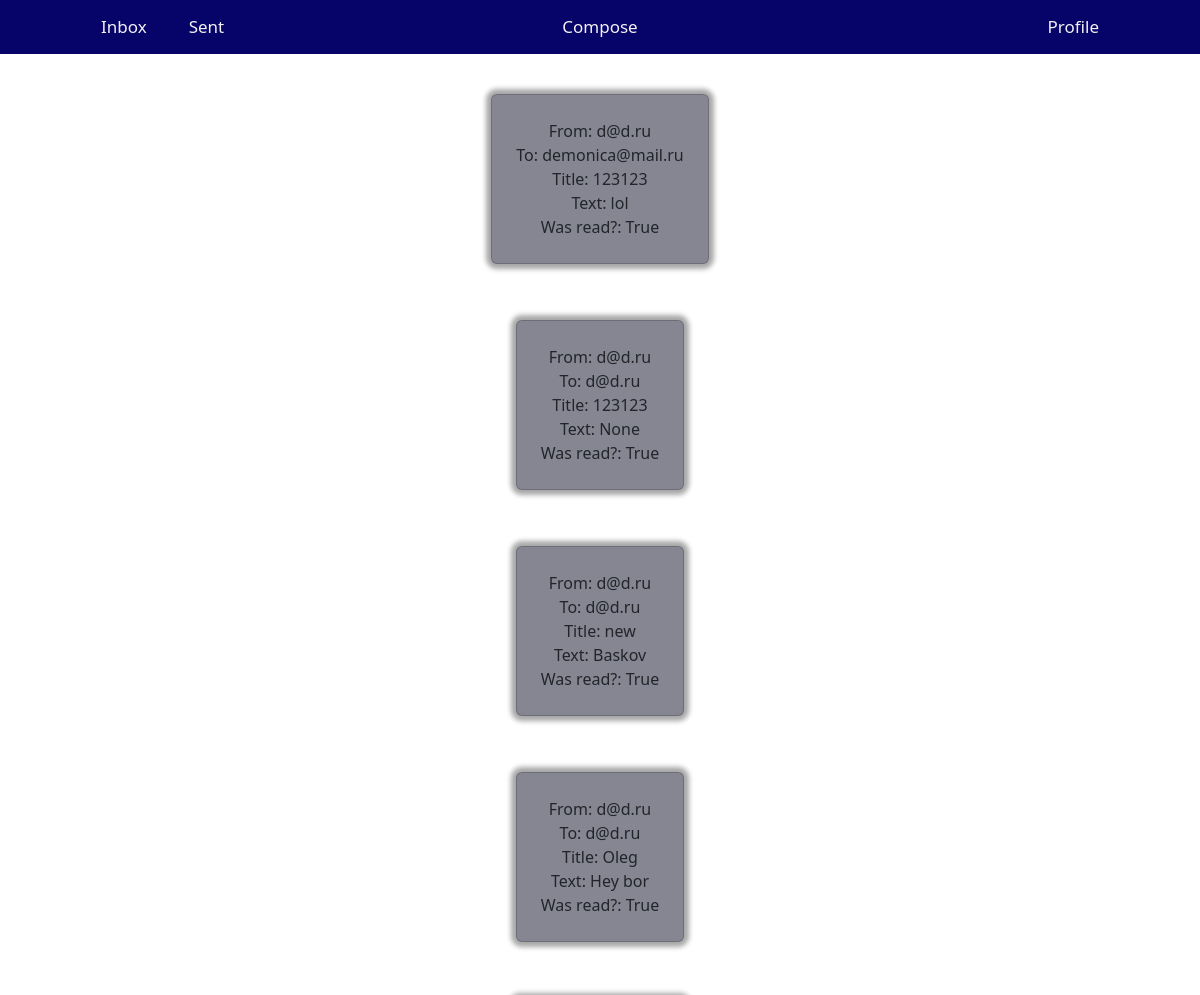
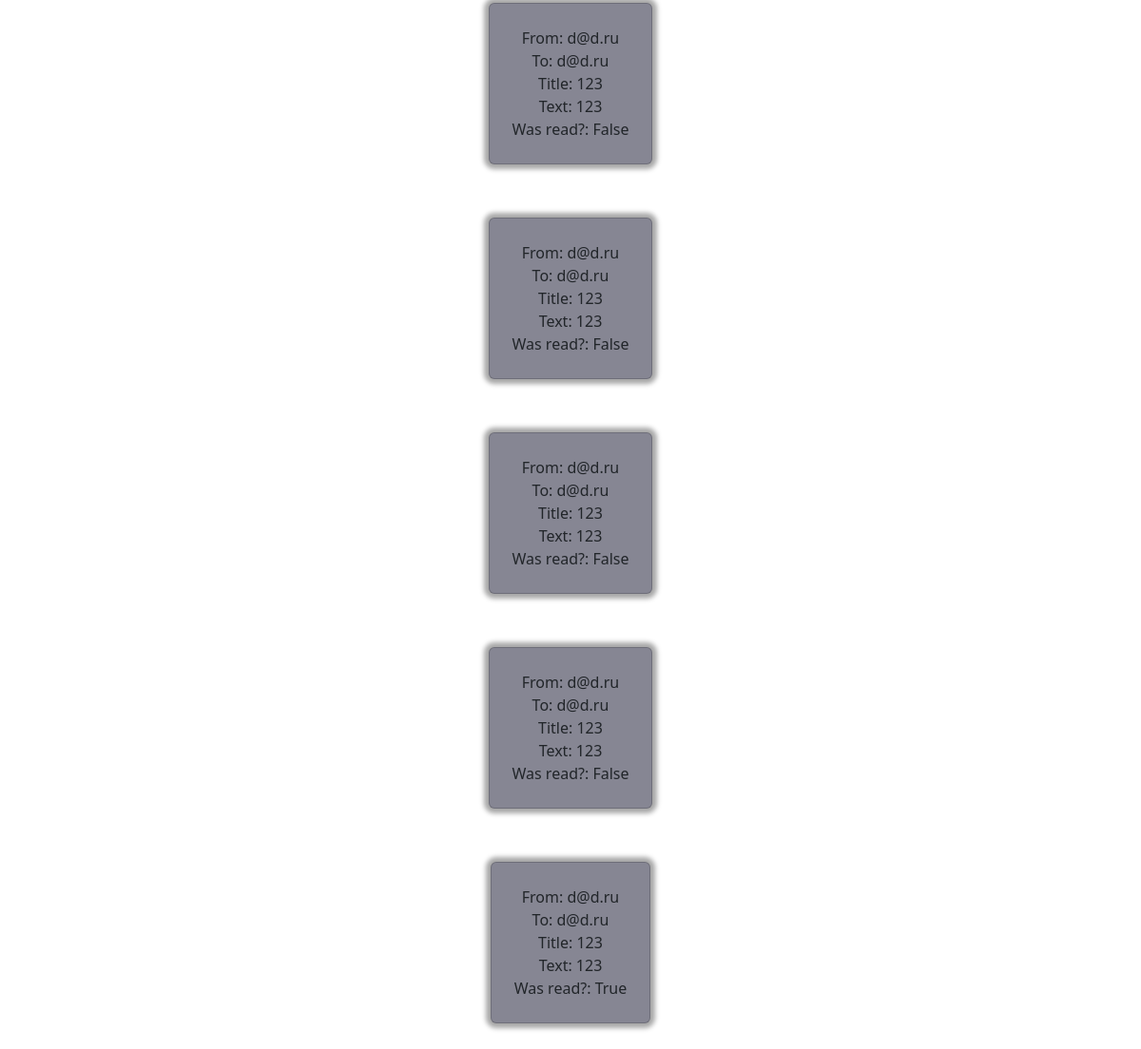
Page /mails/sent (signed in) on the earlier database version (2 pictures, top to bottom).
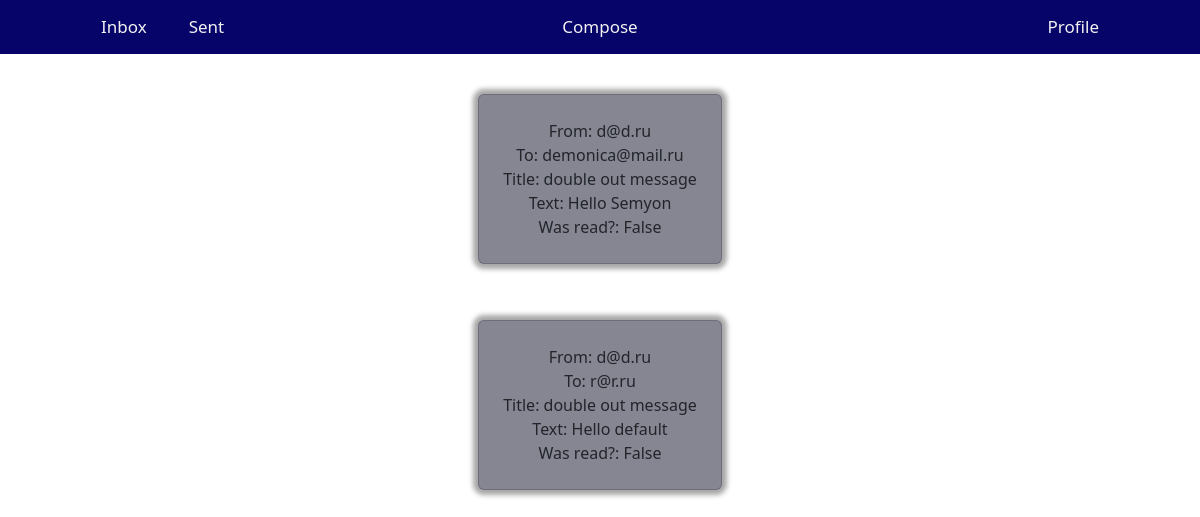
Same page on the later database version.
### mails/models.py (models this page shows, shortened)
class Mail(models.Model):
    sender = models.ForeignKey(User, on_delete=models.CASCADE, related_name="sender")
    receiver = models.ForeignKey(User, on_delete=models.CASCADE, related_name="receiver")
    title = models.CharField(max_length=200)
    text = models.CharField(max_length=5000, blank=True, null=True)
    was_read = models.BooleanField(default=False)
    def get_info(self):
        mail_info = [f"From: {self.sender}",
                     f"To: {self.receiver}",
                     f"Title: {self.title}",
                     f"Text: {self.text}",
                     f"Was read?: {self.was_read}"]
        return mail_info

### mails/views.py (the view)
# urls.py: path('sent', views.SentMailsPage.as_view(), name='sent'),
class SentMailsPage(generic.ListView):
    template_name = 'mails/inbox.html'
    context_object_name = 'sent'
    def get(self, request):
        try:
            mails = Mail.objects.all().filter(sender_id=request.user.id)
            mails = fullfill_mails(mails)
        except Mail.DoesNotExist:
            mails = []
        return render(request, self.template_name, {'mails': mails})

### mails/views.py (called while the page is built)
def fullfill_mails(mails):
    regex = r"[%]\b.*\b[%]"
    for mail in mails:
        if re.search(regex, str(mail.text)):
            mail.text = mail.text.replace("%first_name%", mail.receiver.first_name or "default")
            mail.text = mail.text.replace("%last_name%", mail.receiver.last_name or "default")
            mail.text = mail.text.replace("%birthday%", str(mail.receiver.birth_date) or "default")
        if re.search(regex, str(mail.title)):
            mail.title = mail.title.replace("%first_name%", mail.receiver.first_name or "default")
            mail.title = mail.title.replace("%last_name%", mail.receiver.last_name or "default")
            mail.title = mail.title.replace("%birthday%", str(mail.receiver.birth_date) or "default")
    return mails

### mails/templates/mails/inbox.html (shortened to what this page needs)
{% extends "base.html" %}
{% load static %}
{% block content %}
    {% for mail in mails %}
        <div class="container mt-4 mb-4 p-3 d-flex justify-content-center" onclick='location.href="{% url 'mails:detail' mail.id %}";'>
            <div class="card p-4">
                <div class=" image d-flex flex-column justify-content-center align-items-center">
                    {% for info_part in mail.get_info %}
                        <span>{{ info_part }}</span>
                    {% endfor %}
                </div>
            </div>
        </div>
    {% endfor %}
{% endblock %}

Differences in the rows shown:
removed Mail: get_info "From: d@d.ru" "To: demonica@mail.ru" "Title: 123123" "Text: lol" "Was read?: True"
removed Mail: get_info "From: d@d.ru" "To: d@d.ru" "Title: 123123" "Text: None" "Was read?: True"
removed Mail: get_info "From: d@d.ru" "To: d@d.ru" "Title: new" "Text: Baskov" "Was read?: True"
removed Mail: get_info "From: d@d.ru" "To: d@d.ru" "Title: Oleg" "Text: Hey bor" "Was read?: True"
removed Mail: get_info "From: d@d.ru" "To: d@d.ru" "Title: 123" "Text: 123" "Was read?: False"
removed Mail: get_info "From: d@d.ru" "To: d@d.ru" "Title: 123" "Text: 123" "Was read?: False"
removed Mail: get_info "From: d@d.ru" "To: d@d.ru" "Title: 123" "Text: 123" "Was read?: False"
removed Mail: get_info "From: d@d.ru" "To: d@d.ru" "Title: 123" "Text: 123" "Was read?: False"
removed Mail: get_info "From: d@d.ru" "To: d@d.ru" "Title: 123" "Text: 123" "Was read?: True"
added Mail: get_info "From: d@d.ru" "To: demonica@mail.ru" "Title: double out message" "Text: Hello Semyon" "Was read?: False"
added Mail: get_info "From: d@d.ru" "To: r@r.ru" "Title: double out message" "Text: Hello default" "Was read?: False"
